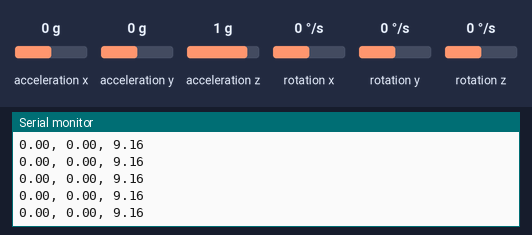
A sketch run on a simulated Arduino Uno, built with avr-gcc and run on an emulated ATmega328P. Parts: the last lines printed to the serial monitor. The test bench sets the inputs (shaded band); at power-on: acceleration x 0 g, acceleration y 0 g, acceleration z 1 g, rotation x 0 °/s, rotation y 0 °/s, rotation z 0 °/s.

Above: at 1.2 s.
1.3 s: acceleration x set to -1.4 g
At 1.52 s:
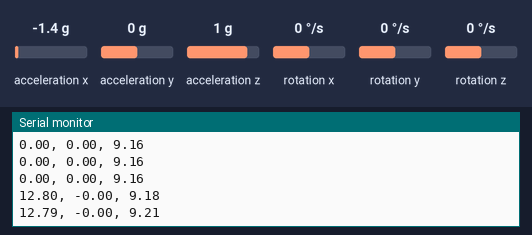
2.8 s: acceleration y set to -1.4 g
At 2.82 s:
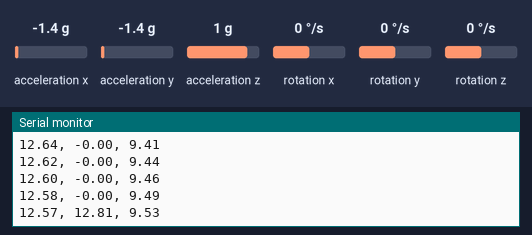
4.3 s: acceleration z set to -1.4 g
At 4.33 s:
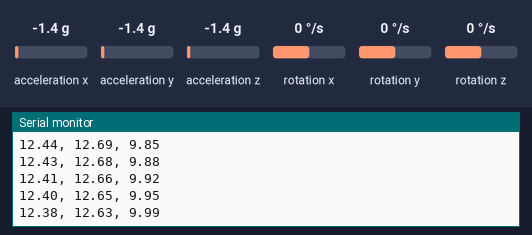
5.8 s: rotation x set to -192 °/s
At 5.85 s:
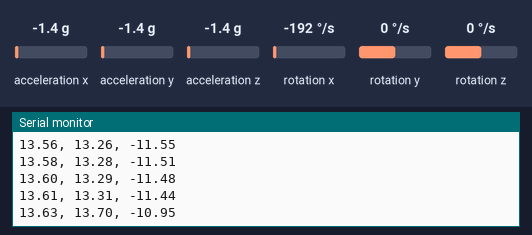
7.3 s: rotation y set to -192 °/s
At 7.36 s:
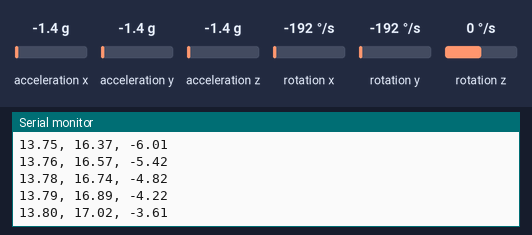
8.8 s: rotation z set to -192 °/s
At 8.88 s:
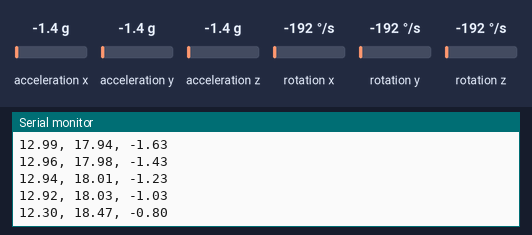
Timing chart, 0 to 11.8 s (numbered marks = the images above; inputs shaded):
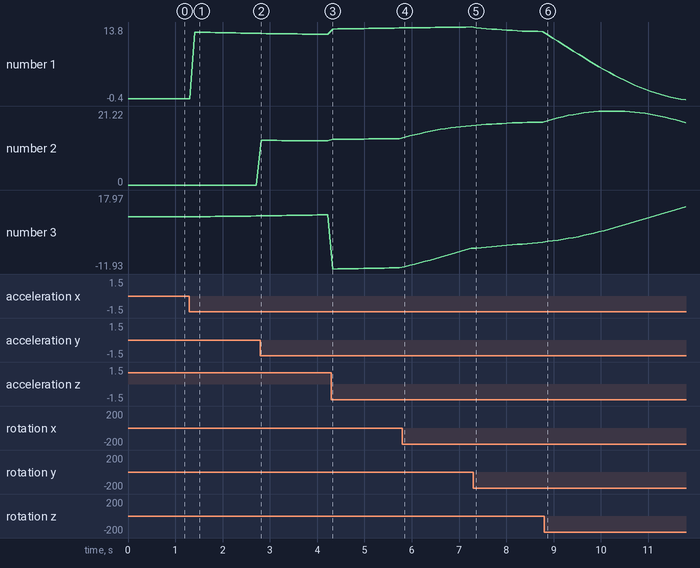

The sketch:

Rotation_Matrix.ino
```cpp
#include <Wire.h>
#include <MPU6050.h>
#include <MadgwickAHRS.h>

// Inicializar el sensor MPU6050 y el filtro de Madgwick
MPU6050 mpu;
Madgwick filter;

// Variables para almacenar los ángulos
float roll, pitch, yaw;

// Variable para el vector de aceleración
float a_cohete[3]; // [ax, ay, az]
float a_tierra[3]; // [ax, ay, az] transformado

void setup() {
  Serial.begin(115200);
  Wire.begin();

  // Inicializar el MPU6050
  mpu.initialize();
  filter.begin(100); // Inicializa el filtro a 100 Hz
}

void loop() {
  // Leer datos del MPU6050
  int16_t ax, ay, az;
  int16_t gx, gy, gz;
  mpu.getMotion6(&ax, &ay, &az, &gx, &gy, &gz);

  // Convertir los valores de aceleración a g (1 g = 9.81 m/s²)
  a_cohete[0] = ax / 17548.0; // Factor de escala para MPU6050
  a_cohete[1] = ay / 17548.0;
  a_cohete[2] = az / 17548.0;

  // Actualizar el filtro de Madgwick (sin magnetómetro)
  filter.update(float(gx) / 131.0, float(gy) / 131.0, float(gz) / 131.0,
                a_cohete[0], a_cohete[1], a_cohete[2], 0,0,0);

  // Obtener los ángulos de Euler
  roll = filter.getRoll();
  pitch = filter.getPitch();
  yaw = filter.getYaw();

  // Calcular la matriz de rotación
  float R[3][3]; // Matriz de rotación 3x3
  float cos_roll = cos(radians(roll));
  float sin_roll = sin(radians(roll));
  float cos_pitch = cos(radians(pitch));
  float sin_pitch = sin(radians(pitch));
  float cos_yaw = cos(radians(yaw));
  float sin_yaw = sin(radians(yaw));

  // Matriz de rotación
  R[0][0] = cos_pitch * cos_yaw;
  R[0][1] = cos_pitch * sin_yaw;
  R[0][2] = -sin_pitch;
  R[1][0] = sin_roll * sin_pitch * cos_yaw - cos_roll * sin_yaw;
  R[1][1] = sin_roll * sin_pitch * sin_yaw + cos_roll * cos_yaw;
  R[1][2] = sin_roll * cos_pitch;
  R[2][0] = cos_roll * sin_pitch * cos_yaw + sin_roll * sin_yaw;
  R[2][1] = cos_roll * sin_pitch * sin_yaw - sin_roll * cos_yaw;
  R[2][2] = cos_roll * cos_pitch;

  // Transformar el vector de aceleración
  a_tierra[0] = R[0][0] * a_cohete[0] + R[0][1] * a_cohete[1] + R[0][2] * a_cohete[2];
  a_tierra[1] = R[1][0] * a_cohete[0] + R[1][1] * a_cohete[1] + R[1][2] * a_cohete[2];
  a_tierra[2] = R[2][0] * a_cohete[0] + R[2][1] * a_cohete[1] + R[2][2] * a_cohete[2];

  // Imprimir los resultados
  Serial.print(a_tierra[0] * 9.81); // Convertir a m/s²
  Serial.print(", ");
  Serial.print(a_tierra[1] * 9.81);
  Serial.print(", ");
  Serial.print(a_tierra[2] * 9.81);
  Serial.println();

  delay(100); // Espera un poco antes de la siguiente lectura
}
```

Measured:
- after the input at 1.3 s, the serial monitor: prints a new line after 0.11 s (image 1)
- after the input at 2.8 s, the serial monitor: prints a new line at once (image 2)
- after the input at 5.8 s, the serial monitor: prints a new line after 0.05 s (image 4)
- after the input at 8.8 s, the serial monitor: prints a new line after 0.08 s (image 6)
- plotted number 1: 0 → 12.58 after the input at 1.3 s, 12.58 → 12.38 after the input at 2.8 s, 12.38 → 13.61 after the input at 4.3 s, 13.8 → 12.92 after the input at 7.3 s, 12.92 → 0.11 after the input at 8.8 s
- plotted number 2: 0 → 12.63 after the input at 2.8 s, 12.63 → 13.31 after the input at 4.3 s, 13.31 → 17.02 after the input at 5.8 s, 17.02 → 18.03 after the input at 7.3 s, 18.03 → 13.05 after the input at 8.8 s
- plotted number 3: 9.16 → 9.49 after the input at 1.3 s, 9.49 → 9.99 after the input at 2.8 s, 9.99 → -11.44 after the input at 4.3 s, -11.44 → -3.61 after the input at 5.8 s, -3.61 → -1.03 after the input at 7.3 s
